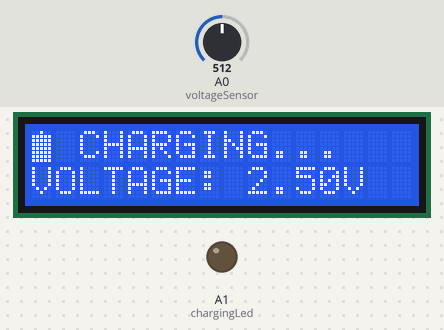
The sketch below on a simulated Arduino Uno, built with avr-gcc and run on an emulated ATmega328P. Parts: 16×2 character LCD, output pins drawn as LEDs (lit = HIGH). Dashed ring = blinking. Inputs (shaded band) come from the test bench; at power-on: A0 (voltageSensor) = 512.

Above: at 2.25 s.
2.3 s: A0 (voltageSensor) set to 0
At 3.5 s:
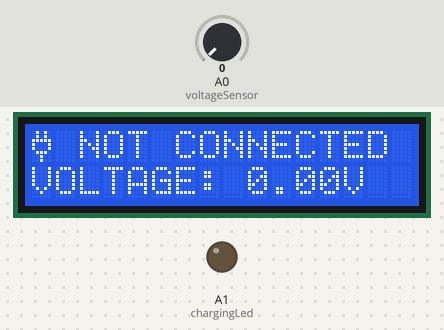
4.0 s: A0 (voltageSensor) set to 16
At 4.06 s:
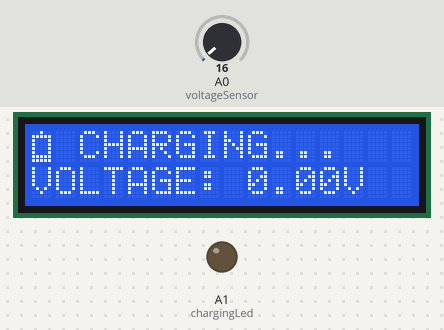
5.8 s: A0 (voltageSensor) set to 122
At 7.01 s:
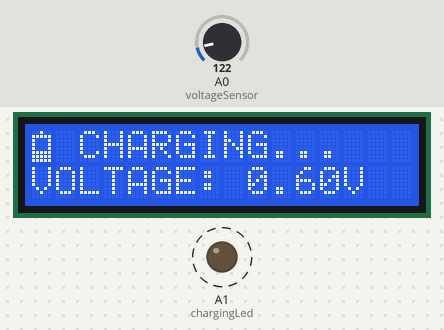
Timing chart, 0 to 14.3 s (numbered marks = the images above; inputs shaded):
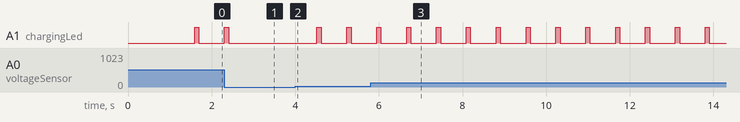

Measured:
- after the input at 2.3 s, A1 (chargingLed): goes on until 2.4 s, then stays LOW; the display: changes after 0.22 s (image 1)
- after the input at 4.0 s, A1 (chargingLed): alternates HIGH for 0.10 s and LOW for 0.61 s, starting after 0.52 s; the display: changes at once (image 2)

The sketch:

laptop_storage_system_code.ino
```cpp
#include <LiquidCrystal.h>
const int rs = 12, en = 11, d4 = 5, d5 = 4, d6 = 3, d7 = 2;
LiquidCrystal lcd(rs, en, d4, d5, d6, d7);

// connect the voltage sensor to A0
const int voltageSensor = A0;

// the pin the chargingLed is attached to
const int chargingLed = A1;

// set the led state to low
int ledState = LOW;

// voltage value
int sensorValue = 0;

// duration between lcd refreshes
const long interval = 1000;

// buffer variables to hold values to print on the lcd
char floatBuffer[8];
char buffer[40];

/*** Battery charging animations ***/
byte emptyBattery[8] = {
  0b00100,
	0b11111,
	0b10001,
	0b10001,
	0b10001,
	0b10001,
	0b11111,
	0b11111
};

byte quarterFullBattery[8] = {
  0b00100,
	0b11111,
	0b10001,
	0b10001,
	0b10001,
	0b11111,
	0b11111,
	0b11111
};

byte hallFullBattery[8] = {
  0b00100,
	0b11111,
	0b10001,
	0b10001,
	0b11111,
	0b11111,
	0b11111,
	0b11111
};

byte threeQtrsFullBattery[8] = {
  0b00100,
	0b11111,
	0b10001,
	0b11111,
	0b11111,
	0b11111,
	0b11111,
	0b11111
};

byte fullBattery[8] = {
  0b00100,
	0b11111,
	0b11111,
	0b11111,
	0b11111,
	0b11111,
	0b11111,
	0b11111
};

/*** Battery charging animations ***/

// charger icon
byte charger[8] = {
  0b01010,
  0b01010,
	0b11111,
	0b10001,
	0b10001,
	0b01110,
	0b00100,
	0b00100,
};

void setup() {
  // put your setup code here, to run once:
  lcd.begin(16, 2);

  // clear the screen to ensure ensure that nothing is displayed
  lcd.clear();

  // show the company info on start
  lcd.setCursor(0, 0);
  // print without wasting RAM
  lcd.print(F("Visionaries Systems"));
  lcd.setCursor(0, 3);
  lcd.print(F("All Rights Reserved."));
  delay(1000);
  lcd.clear();

  // create a custom character
  lcd.createChar(0, charger);
  // create a custom character
  lcd.createChar(1, emptyBattery);
  // create a custom character
  lcd.createChar(2, quarterFullBattery);
  // create a custom character
  lcd.createChar(3, hallFullBattery);
  // create a custom character
  lcd.createChar(4, threeQtrsFullBattery);
  // create a custom character
  lcd.createChar(5, fullBattery);

  // initialize the voltage sensor as an input
  pinMode(voltageSensor, INPUT);

  // make the charging led as an output
  pinMode(chargingLed, OUTPUT);

  // Start with the charging led off
  digitalWrite(chargingLed, ledState);
}

void loop() {
  // read the value of the voltage sensor
  sensorValue = analogRead(voltageSensor); // it's between 0 and 1023

  // convert the voltage value to a value between
  // 0 and 5V
  float voltage = sensorValue * (5.0 / 1023.0);

  // any voltage value above 0 means the charger is connected
  if(voltage > 0){
    // show the battery animation
    chargingAnimation(0, 0);
    // blink the led to show that it's charging
    ledBlinking(chargingLed);
  } else {
    //  show that the charger needs to be connected
    connectCharger(0, 0, chargingLed);
  }

  // show the voltage value
  lcd.setCursor(0, 3);
  // convert float voltage to string and store in float buffer
  dtostrf(voltage, 4, 2, floatBuffer); // value is stored to 2dp
  // now we can use sprintf
  sprintf(buffer, "VOLTAGE: %sV", floatBuffer);
  // now print the buffered result on the lcd
  lcd.print(buffer);
}
// function to clear the lcd row without clearing the whole screen
void clearLCDLine(int line){
  lcd.setCursor(0, line);
  for(int n = 0; n < 20; n++){ // 20 is the number of columns
    lcd.print(" ");
  }
}

// blink the chargingLED to show that the device is charging
void ledBlinking(int led){
  digitalWrite(led, HIGH);
  delay(100);
  digitalWrite(led, LOW);
  delay(100);
}

// show that the charger is connected
void connectCharger(int col, int row, int chargingLed){
  // turn off the charging led
  digitalWrite(chargingLed, LOW);
  lcd.setCursor(col, row);
  lcd.write(byte(0));
  lcd.setCursor(col + 2, row);
  lcd.print(F("NOT CONNECTED"));
  delay(5);
}

// show that the device is charging
void chargingAnimation(int col, int row){
  for(int i = 1; i < 6; i++){
    lcd.setCursor(col, row);
    lcd.write(i);
    lcd.setCursor(col + 2, row);
    lcd.print(F("CHARGING...    "));
    delay(100);
  }
}
```
